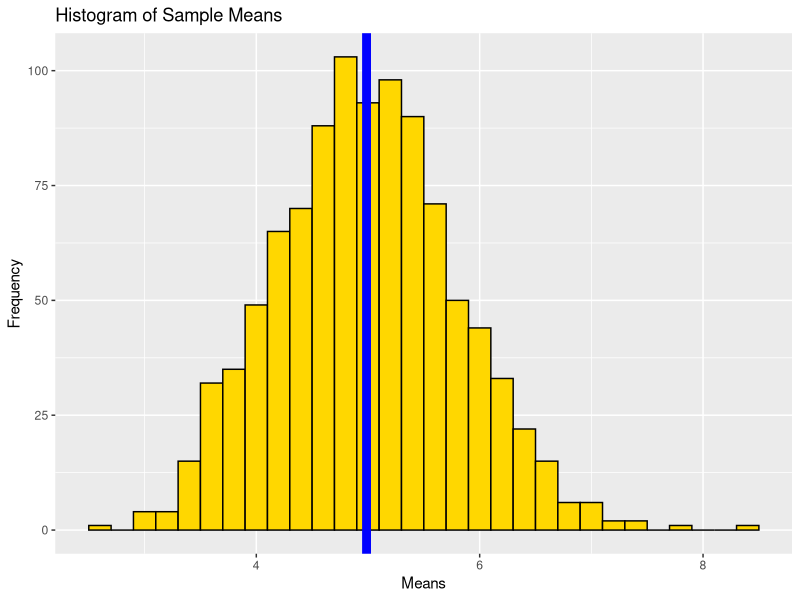
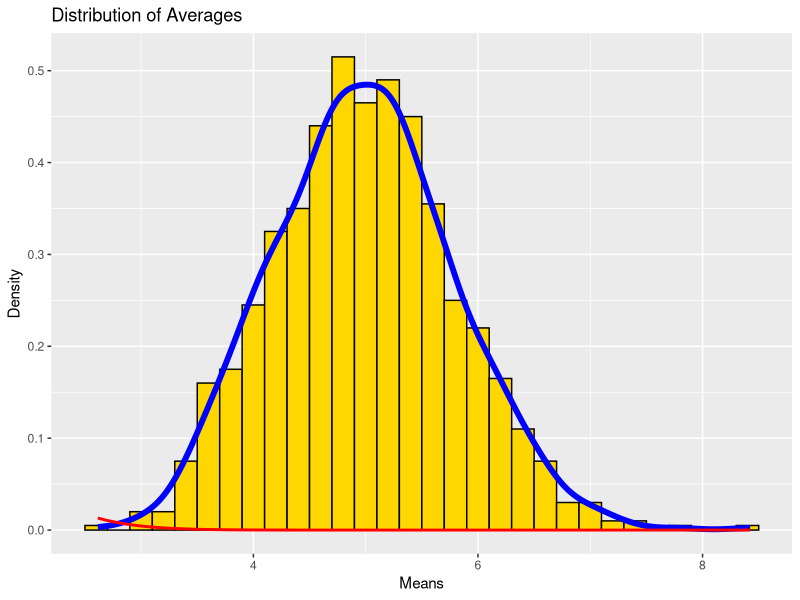

Generate these figures, in order, with R:
## ---- chunk 1
library(ggplot2)

##Use set.seed() command so that the set of random numbers generated in R is reproduceable.
set.seed(11)
lambda<-0.2
n<-40
nosim<-1000

##Creates a matrix of the means of the 40 exponentials 
simmeans<-apply(matrix(rexp(nosim * n, lambda), nosim), 1, mean)

##Plots a histogram showing the density of the means of the 40 exponentials,
###with vertical blue line showing the mean of the data.
simmeansdf<-as.data.frame(simmeans)
g<-ggplot(simmeansdf,aes(simmeans))+geom_histogram(fill="gold",color="black",binwidth=.2)
g<-g+geom_vline(xintercept=mean(simmeans),size=3,color="blue")
g<-g+xlab("Means")+ylab("Frequency")+ggtitle("Histogram of Sample Means")
g
## ---- chunk 2
actmean<-mean(simmeans)
actmean
theomean<-1/lambda
theomean
## ---- chunk 3
varsim<-var(simmeans)
varsim
vartheo<-(1/lambda)^2/n
vartheo
## ---- chunk 4
##Plots a histogram showing that the distribution is approximately normal.
##Blue line = simulated distribution, red line = normal distribution.
g2<-ggplot(simmeansdf, aes(x=simmeans))
g2<-g2+geom_histogram(aes(y=..density..),fill="gold",color="black",binwidth=0.2) 
g2<-g2 + xlab("Means") + ylab("Density") + ggtitle("Distribution of Averages") 
g2<-g2+geom_density(color="blue",size=2)
g2<-g2+stat_function(fun = dnorm, colour = "red",size=1,arg=list(mean=theomean,sd=sqrt(vartheo)))
g2<-g2+scale_colour_manual("Legend",breaks=c("Simulation","Normal"),values=c("blue","red"))
g2
